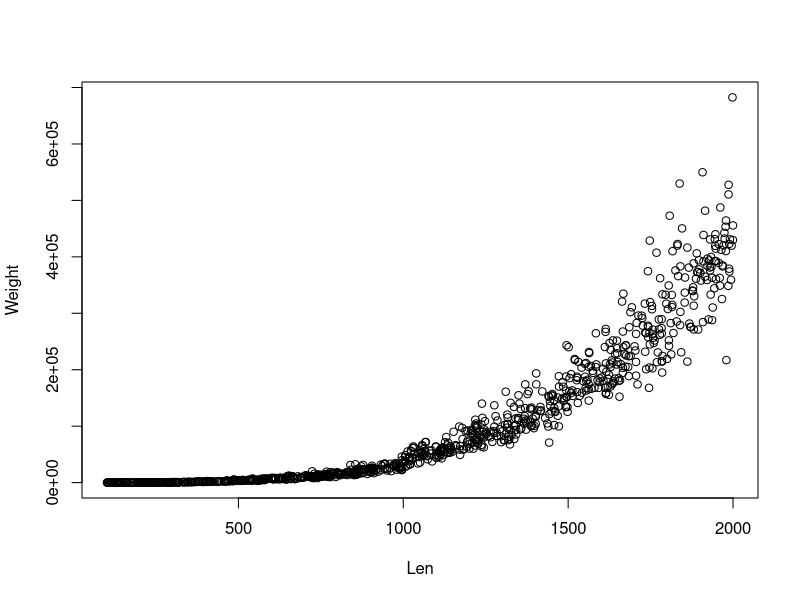
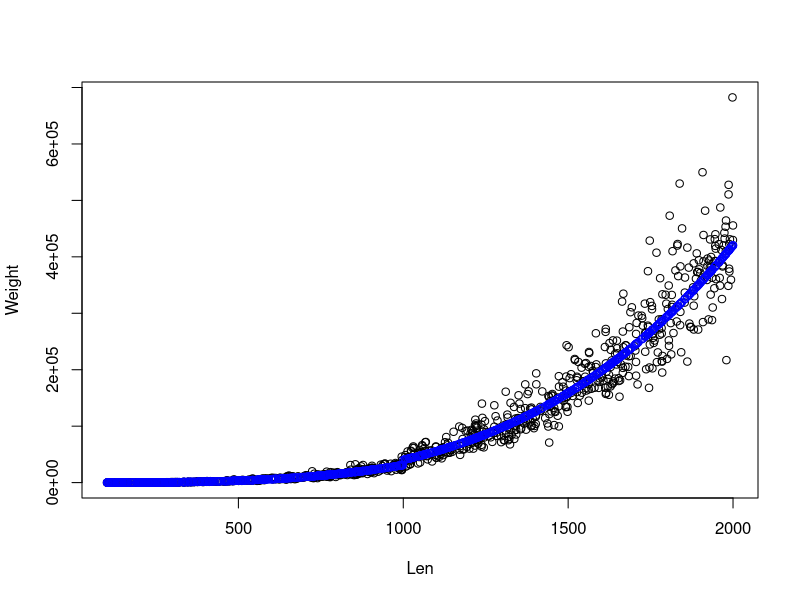

The R script that drew these images, in order:

n=1000
Len<- runif(n, 100,2000)
Size<- factor(ifelse(Len<1000, "Small","Big"),levels=c("Small","Big"))
Weight<-ifelse(Size=="Small", 10^-5.1*Len^3.2, 10^-5.6*Len^3.4)
Weight<- rlnorm(n,log(Weight), 0.2)
dat<- data.frame(Len=Len, Size=Size, Weight=Weight)

plot(Weight~Len,dat)

fit<- lm(log10(Weight)~Size+log10(Len)+ Size:log10(Len),dat)

summary(fit)

# PREDICTED WEIGHTS
dat$pred<- 10^(predict(fit,dat))

plot(Weight~Len,dat)
points(pred~Len,dat, col="blue")# you can see the break at 1000

# Coefficients
# small fish
## a'
coef(fit)["(Intercept)"] # close to -5.01
## b
coef(fit)["log10(Len)"] # close to 3.2


# big fish: these numbers are close, but bounce around because there 
# are not as many of them as the smaller ones.  
## a'
coef(fit)["(Intercept)"]+coef(fit)["SizeBig"] # close to -5.6
## b
coef(fit)["log10(Len)"] + coef(fit)["SizeBig:log10(Len)"] # close to -3.2



